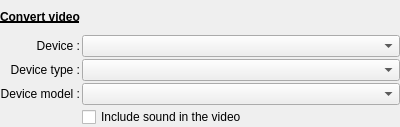
<?xml version="1.0" encoding="UTF-8"?>
<ui version="4.0">
 <class>wgt_JobConvertVideo</class>
 <widget class="QWidget" name="wgt_JobConvertVideo">
  <property name="geometry">
   <rect>
    <x>0</x>
    <y>0</y>
    <width>400</width>
    <height>127</height>
   </rect>
  </property>
  <property name="windowTitle">
   <string notr="true">Convert video</string>
  </property>
  <layout class="QGridLayout" name="gridLayout">
   <property name="margin">
    <number>0</number>
   </property>
   <property name="spacing">
    <number>2</number>
   </property>
   <item row="0" column="0" colspan="3">
    <widget class="QLabel" name="label">
     <property name="font">
      <font>
       <weight>75</weight>
       <bold>true</bold>
       <underline>true</underline>
      </font>
     </property>
     <property name="text">
      <string>Convert video</string>
     </property>
    </widget>
   </item>
   <item row="2" column="0">
    <widget class="QLabel" name="DeviceTypeLabel">
     <property name="text">
      <string>Device type :</string>
     </property>
     <property name="alignment">
      <set>Qt::AlignRight|Qt::AlignTrailing|Qt::AlignVCenter</set>
     </property>
    </widget>
   </item>
   <item row="2" column="1" colspan="2">
    <widget class="QComboBox" name="DeviceTypeCB">
     <property name="toolTip">
      <string>Select the type of equipment.</string>
     </property>
    </widget>
   </item>
   <item row="3" column="0">
    <widget class="QLabel" name="DeviceModelLabel">
     <property name="text">
      <string>Device model :</string>
     </property>
     <property name="alignment">
      <set>Qt::AlignRight|Qt::AlignTrailing|Qt::AlignVCenter</set>
     </property>
    </widget>
   </item>
   <item row="3" column="1" colspan="2">
    <widget class="QComboBox" name="DeviceModelCB">
     <property name="toolTip">
      <string>Select the model of equipment</string>
     </property>
    </widget>
   </item>
   <item row="4" column="1">
    <widget class="QCheckBox" name="IncludeSoundCB">
     <property name="text">
      <string>Include sound in the video</string>
     </property>
    </widget>
   </item>
   <item row="1" column="0">
    <widget class="QLabel" name="DeviceTypeLabel_2">
     <property name="text">
      <string>Device :</string>
     </property>
     <property name="alignment">
      <set>Qt::AlignRight|Qt::AlignTrailing|Qt::AlignVCenter</set>
     </property>
    </widget>
   </item>
   <item row="1" column="1" colspan="2">
    <widget class="QComboBox" name="DeviceCB">
     <property name="toolTip">
      <string>Select the type of equipment.</string>
     </property>
    </widget>
   </item>
   <item row="4" column="2">
    <spacer name="horizontalSpacer">
     <property name="orientation">
      <enum>Qt::Horizontal</enum>
     </property>
     <property name="sizeHint" stdset="0">
      <size>
       <width>40</width>
       <height>20</height>
      </size>
     </property>
    </spacer>
   </item>
  </layout>
 </widget>
 <tabstops>
  <tabstop>DeviceCB</tabstop>
  <tabstop>DeviceTypeCB</tabstop>
  <tabstop>DeviceModelCB</tabstop>
  <tabstop>IncludeSoundCB</tabstop>
 </tabstops>
 <resources/>
 <connections/>
</ui>
